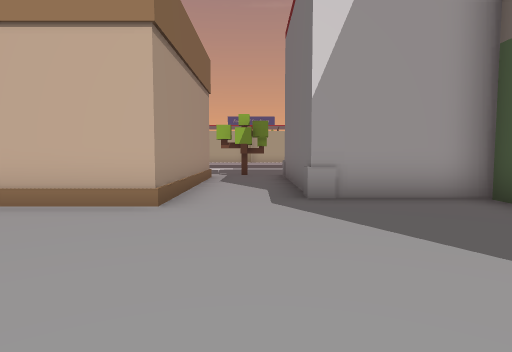
View 1 (above)

24 first-person views from a walk through a scene from a Unity 3-D project. The camera is 1.5 m above the floor, tilts 4° down and sees 75° across. The floor is counted in squares, 2 m on a side. Each view is taken from the middle of a square. On the plan, view 1 faces up. The plan holds only what a view shows up to about 11 squares ahead; the rest is blank. The place goes on beyond the plan. Some animated figures are not drawn.

View 2
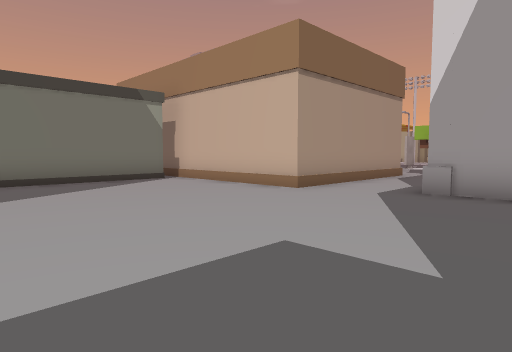

View 3
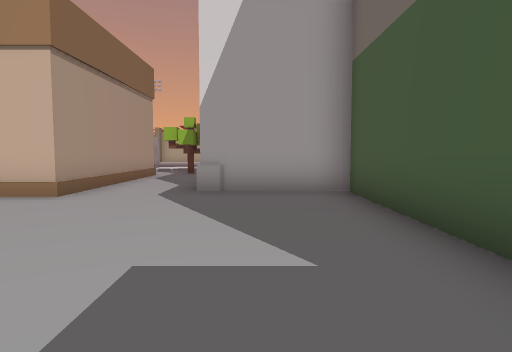

View 4
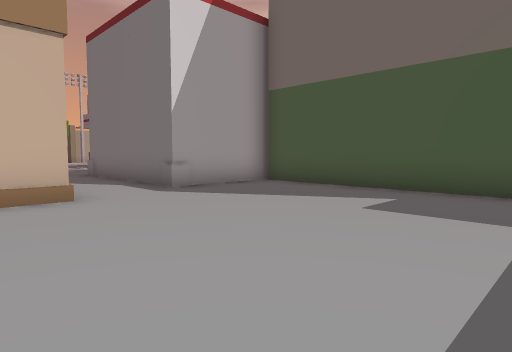

View 5
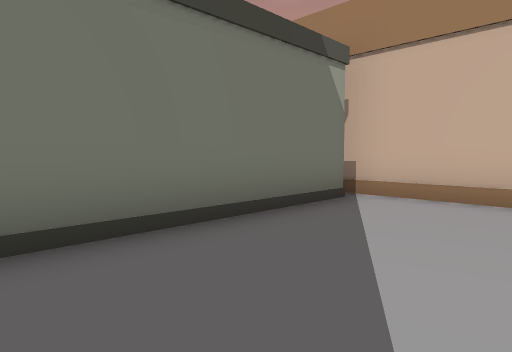

View 6
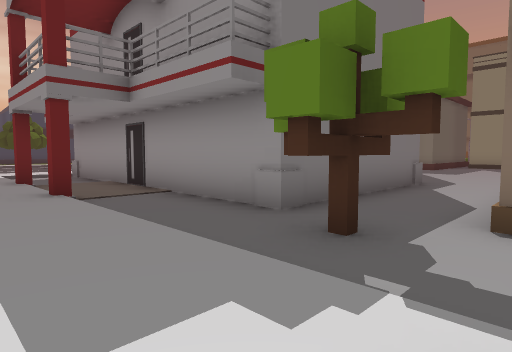

View 7
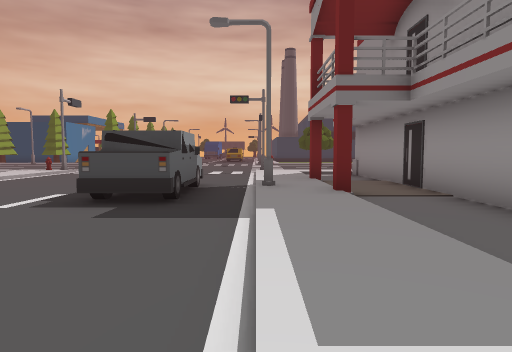

View 8
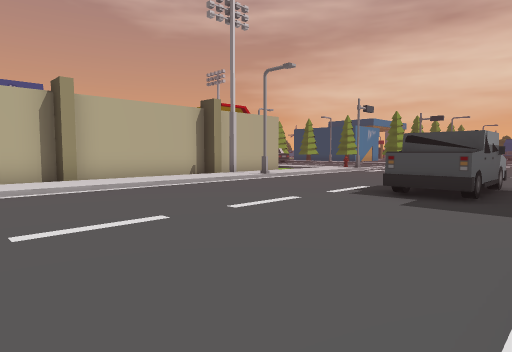

View 9
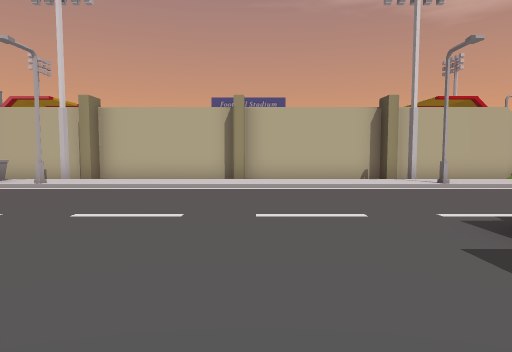

View 10
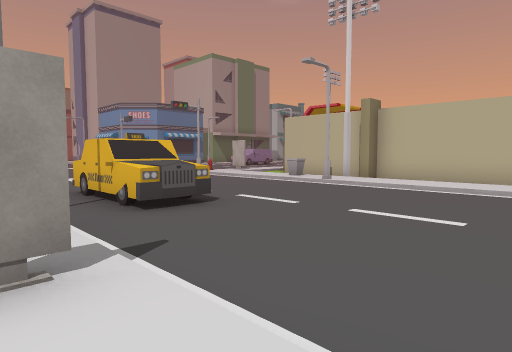

View 11
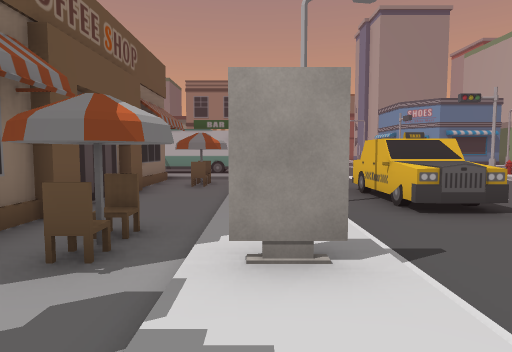

View 12
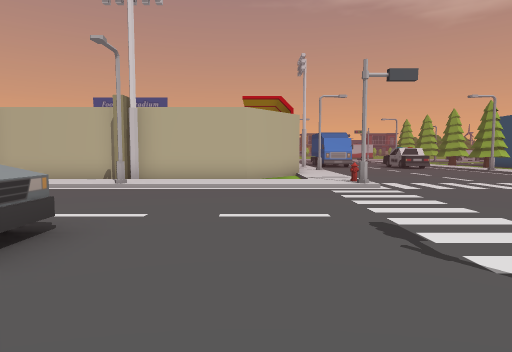

View 13
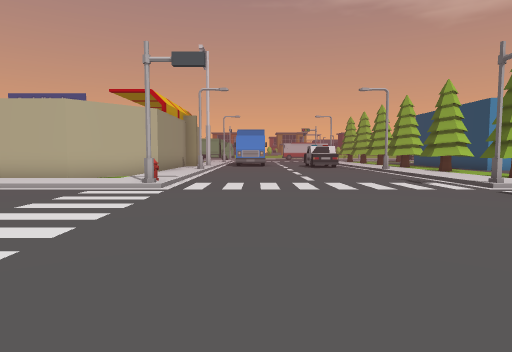

View 14
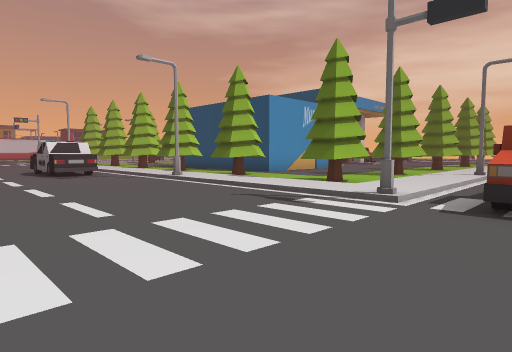

View 15
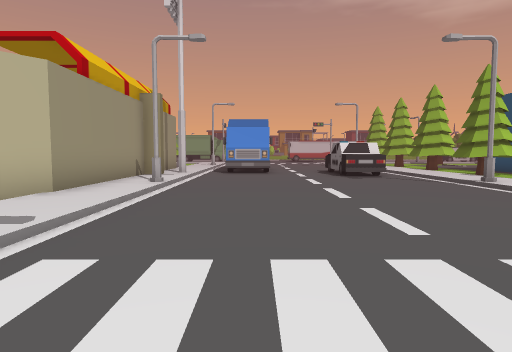

View 16
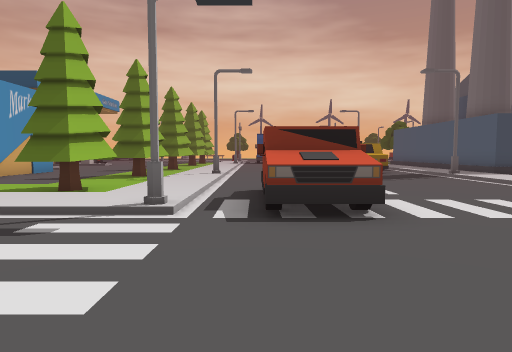

View 17
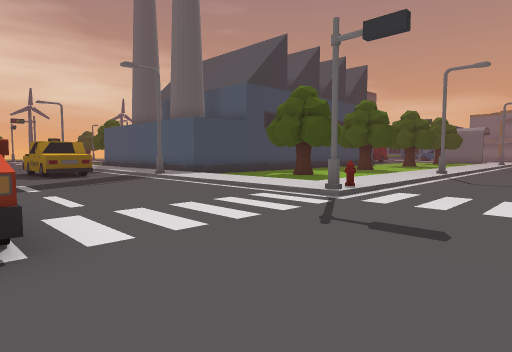

View 18
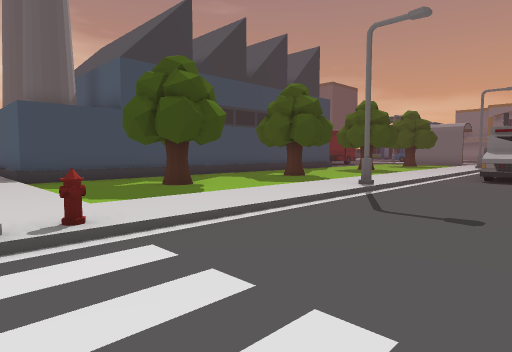

View 19
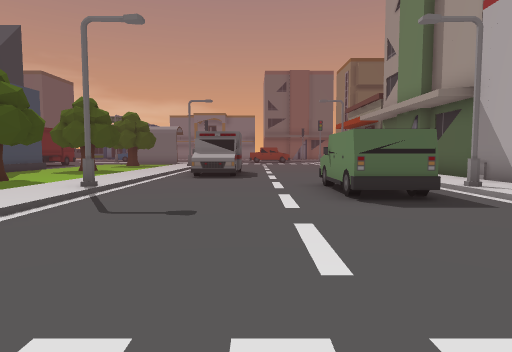

View 20
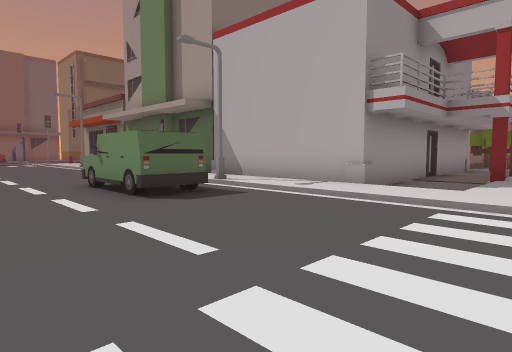

View 21
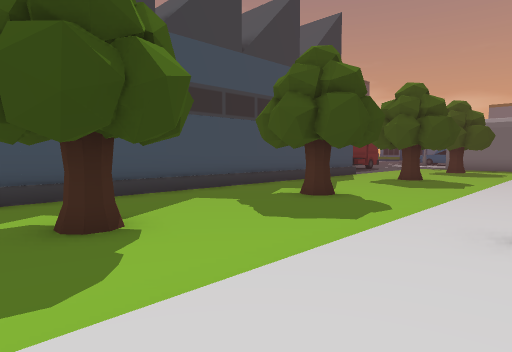

View 22
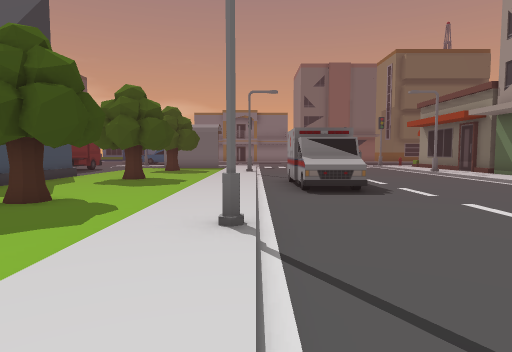

View 23
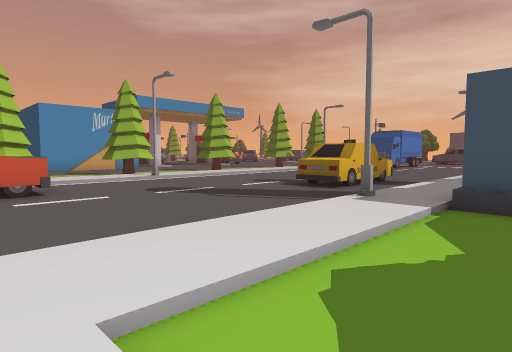

View 24
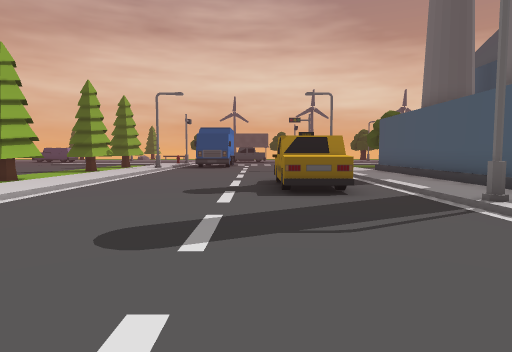

### Floor plan
Key: @ floor where view 1 was taken; # wall or solid block; . main floor; : floor 0.25 m higher than the main floor; / step, stairs or slope; T tree; B building; R truck; S streetlight; I billboard; C car; H hydrant; O other object.
Columns run from 7 left of view 1 to 31 right of it. Each row starts with its distance up from view 1.
 32                       .CC  TT
 31                  #/....CC/:TT
 30                 ##/....../:
 29                 #:/....../:
 28                 #:S......S:TT  ##
 27                 #:/....../:TT ...
 26                 #:/....../:......
 25                ##:/....../:......
 24 ################.:/....../:TT..TT  TTT
 23   #   #    #     :/....../:TT..TT   T
 22 O:::::::::::::::::O....../:::::::::::::
 21 //S/////////S//////......//////S///////
 20 .........................RRR...........
 19 .........................RRRR..........
 18 .......................................
 17  ......................................
 16  OO.......RRRR...................OOOO
 15 OOO.......RRR..... ..............OOOO.
 14   S/////////S////  ......//////S///////
 13   :::I:::::#:#::::/......H:::::::::::::
 12 ....O..T.........:/....../:.....BBBBBBB
 11 .......T.........:/....../:.....BBB  B
 10 ######..#########:/....../:..T..BBB  BB
  9      #..#       #:/.O..../:.....BB    B
  8      #..#       #:SOO....S:.....B
  7      #..#       #:/ O..../:.....BB
  6      #..####    #:/ O..../:.....BBB
  5 ######.....B    B:  ...../:..T..B
  4  #.........B    B   ...OO/:.....BB
  3  #.........B    B  ....OO/:.....BB
  2  #.........B      /.... O/:.....B
  1  #.........B      /.... O/:.....BB
  0  #.....@...B    B:/...  ./:..T..BB
 -1  #.........                ..

Positions as (right, up) in squares from view 1, and headings:
1: (0, 0), facing up
2: (3, -1), facing up-left
3: (2, -1), facing up
4: (-3, -1), facing up-right
5: (-3, -1), facing up-left
6: (-2, 14), facing down-right
7: (-2, 14), facing right
8: (-3, 14), facing up-right
9: (0, 13), facing up
10: (0, 13), facing up-left
11: (0, 13), facing left
12: (8, 13), facing up
13: (13, 14), facing up
14: (13, 19), facing up-right
15: (13, 20), facing up
16: (14, 20), facing right
17: (15, 19), facing down-right
18: (15, 14), facing down-right
19: (15, 14), facing down
20: (16, 14), facing down-left
21: (18, 11), facing down-right
22: (18, 11), facing down
23: (19, 11), facing up-right
24: (20, 17), facing right
